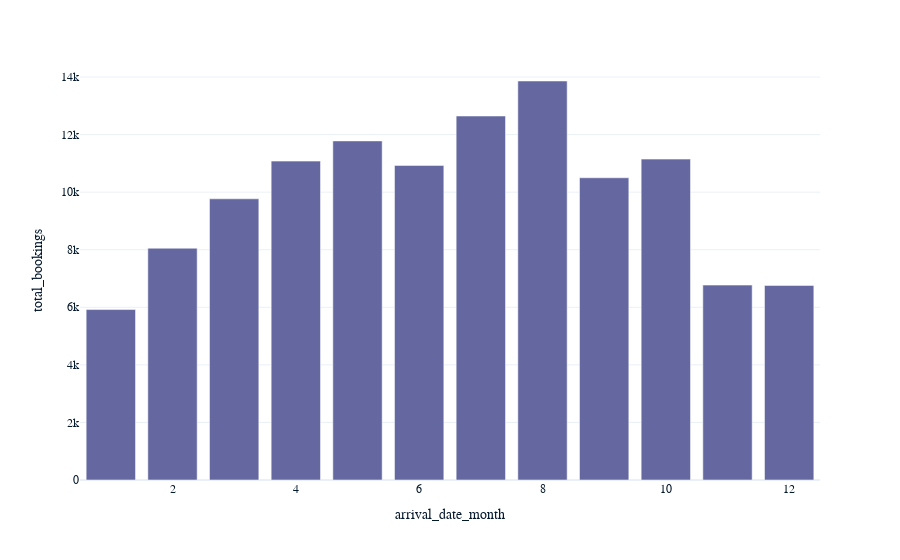

Here is the notebook cell this chart was saved with:
### Code cell
# Calculate and plot total bookings every month
total_bookings = df\
    .filter(['arrival_date_month', 'is_canceled'])\
    .groupby(by = 'arrival_date_month', as_index=False)\
    .count()\
    .rename(columns = {'is_canceled': 'total_bookings'})

# Create bar chart of total bookings per month
px.bar(total_bookings, x='arrival_date_month', y='total_bookings')

### Figure 1 — Plotly figure (JSON) as saved in the notebook; plotly's stock layout.template omitted (floating-point values rounded to 4 significant figures)
{"data": [{"alignmentgroup": "True", "hovertemplate": "arrival_date_month=%{x}<br>total_bookings=%{y}<extra></extra>", "legendgroup": "", "marker": {"color": "#6568a0", "pattern": {"shape": ""}}, "name": "", "offsetgroup": "", "orientation": "v", "showlegend": false, "textposition": "auto", "x": [1, 2, 3, 4, 5, 6, 7, 8, 9, 10, 11, 12], "xaxis": "x", "y": [5921, 8052, 9768, 11078, 11780, 10929, 12644, 13861, 10500, 11147, 6771, 6759], "yaxis": "y", "type": "bar"}], "layout": {"xaxis": {"anchor": "y", "domain": [0, 1], "title": {"text": "arrival_date_month"}}, "yaxis": {"anchor": "x", "domain": [0, 1], "title": {"text": "total_bookings"}}, "legend": {"tracegroupgap": 0}, "margin": {"t": 60}, "barmode": "relative"}}
